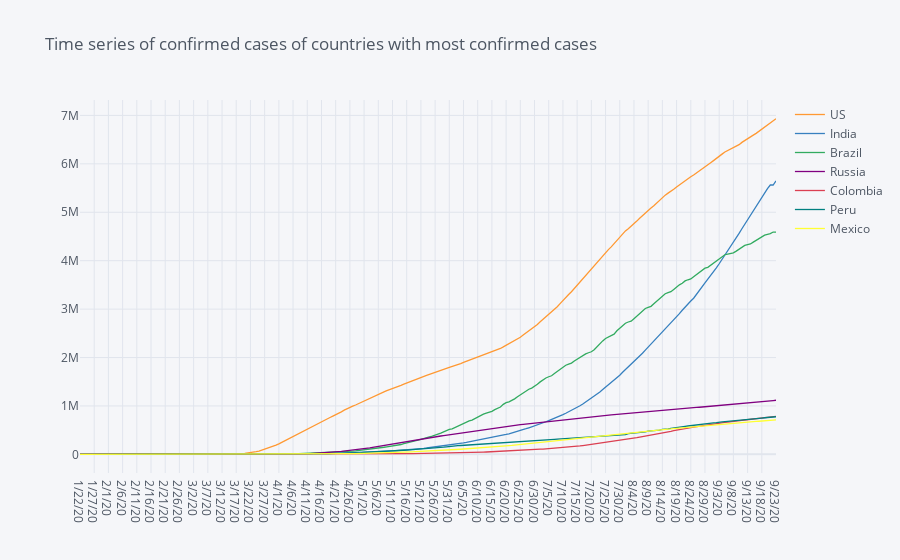

The cell this chart's notebook holds for it:
### Markdown cell above
# 3. Time series plots

## 3.1 Time series plot of the countries with most Confirmed cases

Below, you can see this time series for the Top-x countries with most confirmed cases. Nothing is hard-coded, so the Top-x (x is specified in head(x) in the code) may show different countries if I run the notebook again tomorrow.

The most noticable country is now the US, as the number of confirmed cases shows a very steep upward curve and the US is now the country with the highest (absolute) number of confirmed cases.

### Code cell
ts_country = df_conf.drop(columns = ['Lat', 'Long', 'Province/State'])
ts_country = ts_country.groupby(['Country']).sum()

#get countries with most cases on last date in dataframe
ts_country = ts_country.sort_values(by = ts_country.columns[-1], ascending = False).head(7)
#drop last date as not always updated
#ts_country.drop(ts_country.columns[len(ts_country.columns)-1], axis=1, inplace=True)

ts_country.transpose().iplot(title = 'Time series of confirmed cases of countries with most confirmed cases')

### Figure 1 — Plotly figure (JSON) as saved in the notebook; plotly's stock layout.template omitted (floating-point values rounded to 4 significant figures; data arrays with more than 128 entries replaced by an {"elided": "..."} marker saying what was removed)
{"data": [{"line": {"color": "rgba(255, 153, 51, 1.0)", "dash": "solid", "shape": "linear", "width": 1.3}, "mode": "lines", "name": "US", "text": "", "type": "scatter", "x": {"elided": "246 str values"}, "y": {"elided": "246 int values"}}, {"line": {"color": "rgba(55, 128, 191, 1.0)", "dash": "solid", "shape": "linear", "width": 1.3}, "mode": "lines", "name": "India", "text": "", "type": "scatter", "x": {"elided": "246 str values"}, "y": {"elided": "246 int values"}}, {"line": {"color": "rgba(50, 171, 96, 1.0)", "dash": "solid", "shape": "linear", "width": 1.3}, "mode": "lines", "name": "Brazil", "text": "", "type": "scatter", "x": {"elided": "246 str values"}, "y": {"elided": "246 int values"}}, {"line": {"color": "rgba(128, 0, 128, 1.0)", "dash": "solid", "shape": "linear", "width": 1.3}, "mode": "lines", "name": "Russia", "text": "", "type": "scatter", "x": {"elided": "246 str values"}, "y": {"elided": "246 int values"}}, {"line": {"color": "rgba(219, 64, 82, 1.0)", "dash": "solid", "shape": "linear", "width": 1.3}, "mode": "lines", "name": "Colombia", "text": "", "type": "scatter", "x": {"elided": "246 str values"}, "y": {"elided": "246 int values"}}, {"line": {"color": "rgba(0, 128, 128, 1.0)", "dash": "solid", "shape": "linear", "width": 1.3}, "mode": "lines", "name": "Peru", "text": "", "type": "scatter", "x": {"elided": "246 str values"}, "y": {"elided": "246 int values"}}, {"line": {"color": "rgba(255, 255, 51, 1.0)", "dash": "solid", "shape": "linear", "width": 1.3}, "mode": "lines", "name": "Mexico", "text": "", "type": "scatter", "x": {"elided": "246 str values"}, "y": {"elided": "246 int values"}}], "layout": {"legend": {"bgcolor": "#F5F6F9", "font": {"color": "#4D5663"}}, "paper_bgcolor": "#F5F6F9", "plot_bgcolor": "#F5F6F9", "title": {"font": {"color": "#4D5663"}, "text": "Time series of confirmed cases of countries with most confirmed cases"}, "xaxis": {"gridcolor": "#E1E5ED", "showgrid": true, "tickfont": {"color": "#4D5663"}, "title": {"font": {"color": "#4D5663"}, "text": ""}, "zerolinecolor": "#E1E5ED"}, "yaxis": {"gridcolor": "#E1E5ED", "showgrid": true, "tickfont": {"color": "#4D5663"}, "title": {"font": {"color": "#4D5663"}, "text": ""}, "zerolinecolor": "#E1E5ED"}}}
